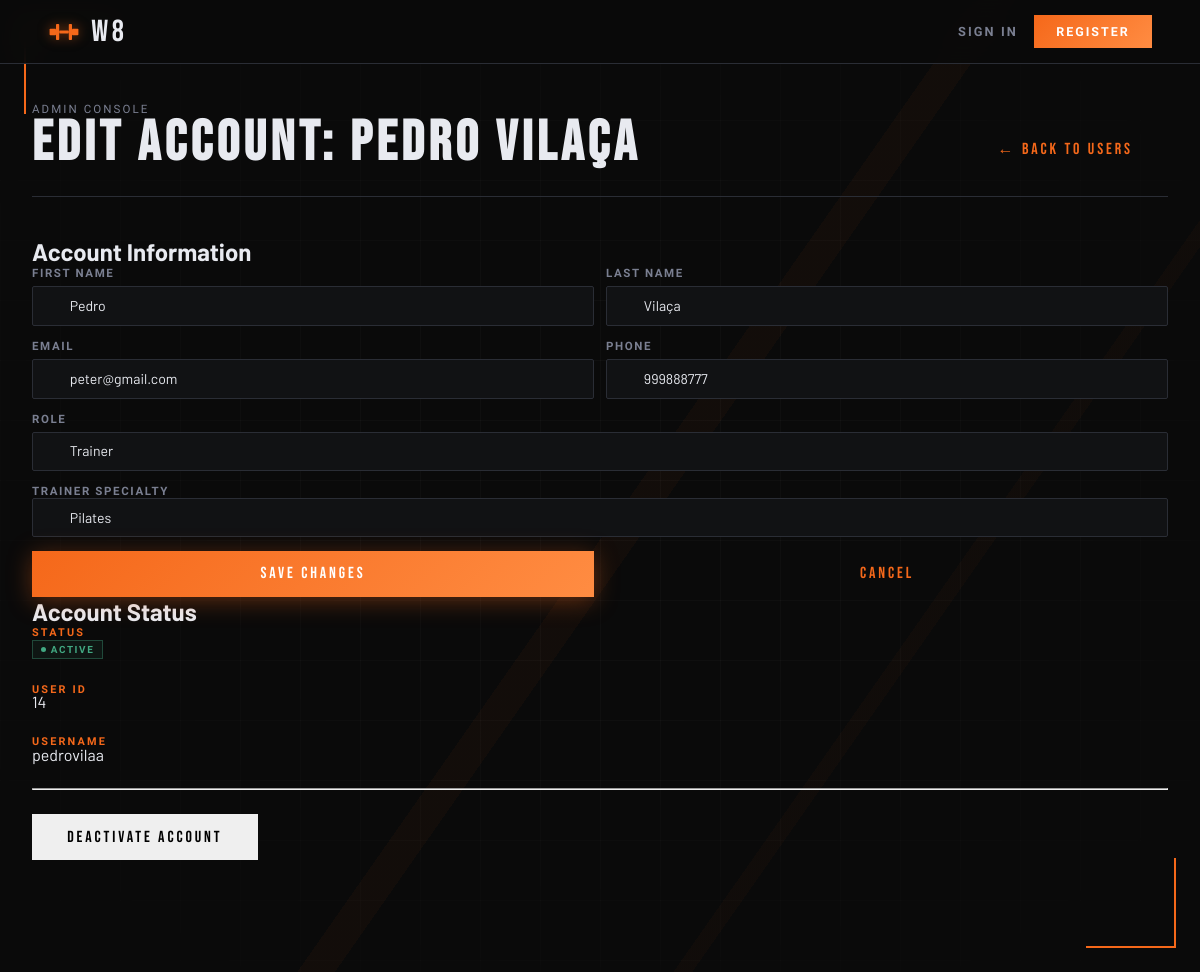
Page /pages/admin_edit_user.php?id=14 (signed in) on the committed database.
### tables this page shows
CREATE TABLE users (
  id             INTEGER PRIMARY KEY AUTOINCREMENT,
  username       TEXT    NOT NULL UNIQUE,
  email          TEXT    NOT NULL UNIQUE,
  password_hash  TEXT    NOT NULL,
  first_name     TEXT    NOT NULL,
  last_name      TEXT    NOT NULL,
  phone          TEXT    DEFAULT NULL,
  date_of_birth  TEXT    DEFAULT NULL,   -- ISO-8601: YYYY-MM-DD
  photo_path     TEXT    DEFAULT NULL,   -- stored relative path
  role           TEXT    NOT NULL DEFAULT 'member'
                         CHECK (role IN ('member','trainer','admin')),
  is_active      INTEGER NOT NULL DEFAULT 1,
  created_at     TEXT    NOT NULL DEFAULT (datetime('now')),
  updated_at     TEXT    NOT NULL DEFAULT (datetime('now'))
  -- NOTE: update updated_at via UPDATE trigger or in application code
);

CREATE TABLE trainer_profiles (
  user_id          INTEGER PRIMARY KEY,
  bio              TEXT    DEFAULT NULL,
  specialty        TEXT    DEFAULT NULL
                           CHECK (specialty IN (
                             'strength','cardio','yoga',
                             'crossfit','pilates','martial_arts','nutrition'
                           ) OR specialty IS NULL),
  certifications   TEXT    DEFAULT NULL,
  years_experience INTEGER DEFAULT 0,
  FOREIGN KEY (user_id) REFERENCES users(id) ON DELETE CASCADE
);

### config/session.php (called while the page is built, shortened)
<?php
function current_user(): ?array {
    return $_SESSION['user'] ?? null;
}
function require_login(string $redirect = '../pages/sign_in.php'): array {
    $user = current_user();
    return $user;
}
function require_role(string $role, string $redirect = '../pages/dashboard.php'): array {
    $user = require_login();
    return $user;
}
function require_admin(): array {
    return require_role('admin');
}

### pages/admin_edit_user.php (the view, shortened to what this page needs)
<?php
require_once __DIR__ . '/../config/session.php';
$admin = require_admin();
$db = get_db();
$userId = (int)($_GET['id'] ?? 0);
$stmt = $db->prepare('SELECT id, username, email, first_name, last_name, phone, role, is_active FROM users WHERE id = ?');
$stmt->execute([$userId]);
$user = $stmt->fetch();
$specialty = null;
if ($user['role'] === 'trainer') {
    $specStmt = $db->prepare('SELECT specialty FROM trainer_profiles WHERE user_id = ?');
    $specStmt->execute([$userId]);
    $trainerProfile = $specStmt->fetch();
    if ($trainerProfile) {
        $specialty = $trainerProfile['specialty'];
    }
}
?>
<!doctype html>
<html lang="en">
<head>
  <link rel="stylesheet" href="../css/base.css">
  <link rel="stylesheet" href="../css/components.css">
  <link rel="stylesheet" href="../css/admin.css">
</head>
<body>
  <div class="bg-fixed bg-grid"></div>
  <div class="bg-fixed bg-diagonal"></div>
  <span class="corner corner--tl"></span>
  <span class="corner corner--br"></span>
  <?php $current_page = 'admin_users'; require_once __DIR__ . '/../includes/nav.php'; ?>
  <main class="admin-layout">
    <header class="admin-header">
      <div>
        <div class="admin-header__sub">Admin Console</div>
        <h1 class="admin-header__title">Edit Account: <?= htmlspecialchars($user['first_name'] . ' ' . $user['last_name'], ENT_QUOTES, 'UTF-8') ?></h1>
      </div>
      <a href="admin_users.php" class="btn btn-ghost">← Back to Users</a>
    </header>
    <section class="admin-section">
      <div class="admin-panel admin-panel--split">
        <div class="admin-panel__block">
          <h2 class="admin-panel__title">Account Information</h2>
          <form class="form" method="post" action="../actions/admin_update_user.php" novalidate>
            <div class="form__row">
              <div class="field">
                <label class="field__label" for="edit-firstname">First Name</label>
                <input class="field__input" id="edit-firstname" name="first_name" type="text" value="<?= htmlspecialchars($user['first_name'], ENT_QUOTES, 'UTF-8') ?>" required>
              </div>
              <div class="field">
                <label class="field__label" for="edit-lastname">Last Name</label>
                <input class="field__input" id="edit-lastname" name="last_name" type="text" value="<?= htmlspecialchars($user['last_name'], ENT_QUOTES, 'UTF-8') ?>" required>
              </div>
            </div>
            <div class="form__row">
              <div class="field">
                <label class="field__label" for="edit-email">Email</label>
                <input class="field__input" id="edit-email" name="email" type="email" value="<?= htmlspecialchars($user['email'], ENT_QUOTES, 'UTF-8') ?>" required>
              </div>
              <div class="field">
                <label class="field__label" for="edit-phone">Phone</label>
                <input class="field__input" id="edit-phone" name="phone" type="tel" value="<?= htmlspecialchars($user['phone'] ?? '', ENT_QUOTES, 'UTF-8') ?>">
              </div>
            </div>
            <div class="field">
              <label class="field__label" for="edit-role">Role</label>
              <select class="field__input" id="edit-role" name="role" required>
                <option value="trainer" <?= $user['role'] === 'trainer' ? 'selected' : '' ?>>Trainer</option>
              </select>
            </div>
            <div class="field" id="edit-specialty-wrapper" style="display: <?= $user['role'] === 'trainer' ? 'block' : 'none' ?>;">
              <label class="field__label" for="edit-specialty">Trainer Specialty</label>
              <select class="field__input" id="edit-specialty" name="specialty">
                <option value="pilates" <?= $specialty === 'pilates' ? 'selected' : '' ?>>Pilates</option>
              </select>
            </div>
            <div class="form__row">
              <button class="btn btn-primary" type="submit">Save Changes</button>
              <a href="admin_users.php" class="btn btn-ghost">Cancel</a>
            </div>
          </form>
        </div>
        <div class="admin-panel__block">
          <h2 class="admin-panel__title">Account Status</h2>
          <div style="margin-bottom: 1.5rem;">
            <p class="form-section-label">Status</p>
            <p><?= $user['is_active'] ? '<span class="badge badge--active">Active</span>' : '<span class="badge badge--inactive">Inactive</span>' ?></p>
          </div>
          <div style="margin-bottom: 1.5rem;">
            <p class="form-section-label">User ID</p>
            <p><?= (int)$user['id'] ?></p>
          </div>
          <div style="margin-bottom: 1.5rem;">
            <p class="form-section-label">Username</p>
            <p><?= htmlspecialchars($user['username'], ENT_QUOTES, 'UTF-8') ?></p>
          </div>
          <?php if ((int)$user['id'] !== (int)$admin['id']): ?>
          <hr style="margin: 1.5rem 0;">
          <form method="post" action="../actions/admin_toggle_user.php" novalidate>
            <button class="btn btn-ghost" type="submit">
              <?= $user['is_active'] ? 'Deactivate Account' : 'Reactivate Account' ?>
            </button>
          </form>
          <?php endif; ?>
        </div>
      </div>
    </section>
  </main>
</body>
</html>

### css/base.css (style rules this page uses)
:root { --color-black: #0a0a0a; --color-dark: #111214; --color-steel: #1a1c21; --color-border: #2a2d35; --color-muted: #3e424f; --color-text: #e8eaf0; --color-subtle: #7a7f91; --color-accent: #f5681a; --color-accent2: #ff8c42; --color-glow: rgba(245, 104, 26, 0.18); --grad-accent: linear-gradient(135deg, var(--color-accent) 0%, var(--color-accent2) 100%); --radius-card: 2px; --radius-field: 2px; --transition: 0.22s cubic-bezier(0.4, 0, 0.2, 1); --font-display: 'Bebas Neue', sans-serif; --font-ui: 'Barlow Condensed', sans-serif; --font-body: 'Barlow', sans-serif; --fd: var(--font-display); --fu: var(--font-ui); --fb: var(--font-body); --t: var(--transition); --accent: var(--color-accent); --accent2: var(--color-accent2); --subtle: var(--color-subtle); --border: var(--color-border); --steel: var(--color-steel); --dark: var(--color-dark); --text: var(--color-text); --grad: var(--grad-accent); }
*, *::before, *::after { box-sizing: border-box; margin: 0; padding: 0; }
html { font-size: 16px; scroll-behavior: smooth; }
body { min-height: 100vh; background: var(--color-black); color: var(--color-text); font-family: var(--font-body); overflow-x: hidden; }
a { color: var(--color-accent); text-decoration: none; transition: color var(--transition); }
button { font-family: inherit; cursor: pointer; }
input, select, textarea { font-family: inherit; }

### css/components.css (style rules this page uses)
.bg-layer, .bg-fixed { position: fixed; inset: 0; pointer-events: none; z-index: 0; }
.bg-grid { background-image: linear-gradient(rgba(255,255,255,0.025) 1px, transparent 1px), linear-gradient(90deg, rgba(255,255,255,0.025) 1px, transparent 1px); background-size: 60px 60px; mask-image: radial-gradient(ellipse 70% 70% at 50% 50%, black 30%, transparent 100%); }
.bg-diagonal { background: linear-gradient( 125deg, transparent 0%, transparent 52%, rgba(245,104,26,0.04) 52%, rgba(245,104,26,0.04) 54%, transparent 54%, transparent 72%, rgba(245,104,26,0.03) 72%, rgba(245,104,26,0.03) 73%, transparent 73% ); }
.corner { position: fixed; width: 90px; height: 90px; pointer-events: none; z-index: 1; }
.corner--tl { top: 24px; left: 24px; border-top: 2px solid var(--accent); border-left: 2px solid var(--accent); animation: corner-pulse 3s ease-in-out infinite; }
.corner--br { bottom: 24px; right: 24px; border-bottom: 2px solid var(--accent); border-right: 2px solid var(--accent); animation: corner-pulse 3s ease-in-out infinite 1.5s; }
.btn { font-family: var(--fd); font-size: 1rem; letter-spacing: .18em; padding: .85rem 2.2rem; border: none; cursor: pointer; transition: filter var(--t), transform var(--t), box-shadow var(--t); display: inline-flex; align-items: center; justify-content: center; gap: 0.6rem; text-decoration: none; position: relative; overflow: hidden; }
.btn-primary { background: var(--grad); color: #fff; box-shadow: 0 4px 24px rgba(245,104,26,.35); }
.btn-primary::before { content: ''; position: absolute; inset: 0; background: linear-gradient(90deg, transparent 0%, rgba(255,255,255,0.15) 50%, transparent 100%); transform: translateX(-100%); transition: transform 0.5s ease; }
.form { display: flex; flex-direction: column; gap: 0.85rem; }
.form__row { display: grid; grid-template-columns: 1fr 1fr; gap: 0.75rem; }
.form-section-label { font-family: var(--fu); font-size: 0.68rem; font-weight: 700; letter-spacing: 0.2em; text-transform: uppercase; color: var(--accent); margin-bottom: -0.2rem; }
.field { display: flex; flex-direction: column; gap: 0.35rem; }
.field__label { font-family: var(--fu); font-size: 0.72rem; font-weight: 600; letter-spacing: 0.14em; text-transform: uppercase; color: var(--subtle); display: flex; justify-content: space-between; align-items: center; }
.field__input { width: 100%; background: var(--dark); border: 1px solid var(--border); border-radius: var(--radius-field); color: var(--text); font-family: var(--fb); font-size: 0.88rem; padding: 0.65rem 1rem 0.65rem 2.3rem; outline: none; transition: border-color var(--t), box-shadow var(--t); -webkit-appearance: none; appearance: none; }
.field__input::placeholder { color: var(--muted); }

### rows in the picture
users: first_name+last_name "Pedro Vilaça", first_name "Pedro", last_name "Vilaça", email "peter@gmail.com", phone "999888777", role "Trainer", id "14", username "pedrovilaa"
trainer_profiles: specialty "Pilates"
